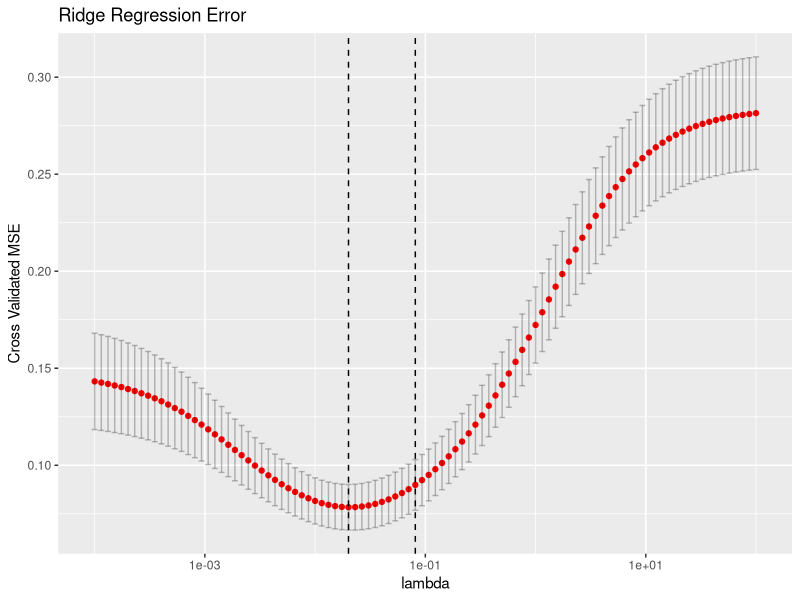
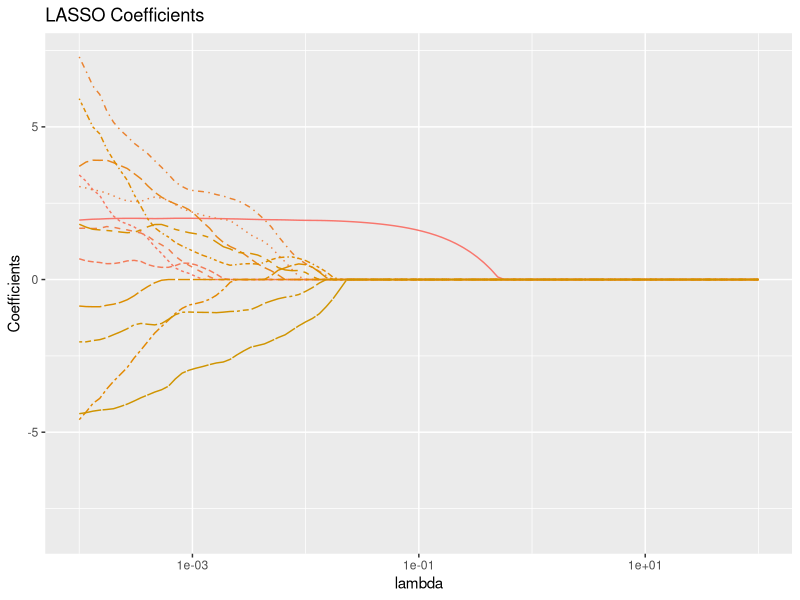
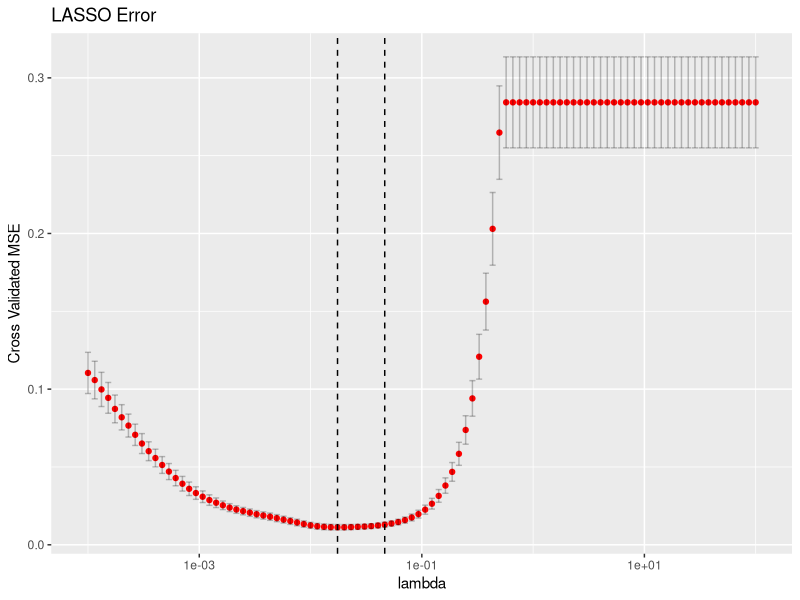

These figures' R source, in order:
## ---- chunk 1
library(tidyverse)
library(glmnet) # this ridge regression
## ---- chunk 2
set.seed(100)

# number of observations
n = 100
# total number of predictors
p = 100
# the x1 predictor and y
x1 <- runif(0,1,n=n)
y <- 1 + 2 * x1 + 0.1 * rnorm(n) #true model, \beta_0 = 1, \beta_1 = 2

# fill the other p-1 variables with Gaussian noise by
# first populating a matrix
x_rest <- matrix(0.01 * rnorm(n *(p-1)), n, p-1)
# then we name the columns using colnames and paste
colnames(x_rest) <- paste("x",2:p, sep="")
# now we glue the columns together into a single matrix
data.matrix <- cbind(x1, x_rest, y)

# this reinterprets the matrix as a data frame
data.df <- as_tibble(data.matrix)
## ---- chunk 3
X <- model.matrix(y~., data.df)[,-1] # -1 omits the first column, corresponding to the intercept
## ---- chunk 4
low = -4;
high = 2;
lambda.grid <- 10^seq(low, high,length = 100)
ridge.fit <- glmnet(X,y, alpha = 0, lambda = lambda.grid)
## ---- chunk 5
set.seed(200)
cv.ridge <- cv.glmnet(X,y,alpha=0,lambda = lambda.grid)
# visualize using ggplot2
cv.df <- tibble(lambda=cv.ridge$lambda, cvm=cv.ridge$cvm,
cvlo=cv.ridge$cvlo,cvup=cv.ridge$cvup)
cv.plt <- ggplot(cv.df) + geom_point(aes(x=lambda,y=cvm),color="red") +
geom_errorbar(aes(x=lambda, ymin=cvlo, ymax=cvup),alpha = .25) +
geom_vline(xintercept = cv.ridge$lambda.min,linetype = "dashed")+
geom_vline(xintercept = cv.ridge$lambda.1se,linetype = "dashed")+
ggtitle("Ridge Regression Error") +
ylab("Cross Validated MSE") +
scale_x_log10()
print(cv.plt)
## ---- chunk 6
cv.ridge$lambda.min
cv.ridge$lambda.1se
## ---- chunk 7
beta.minimal <- predict(ridge.fit,type="coefficients", s = cv.ridge$lambda.min)
beta.minimal[1:4]
## ---- chunk 8
# switch alpha = 1 fro LASSO
lasso.fit <- glmnet(X,y, alpha = 1, lambda = lambda.grid)
## ---- chunk 9
# extract coefficients
beta <-as.matrix(coef(lasso.fit))
beta.df <- as_tibble(beta)
beta.df$coef <- row.names(beta)
beta.df.long <- gather(beta.df,key=case,value,-coef)
beta.df.long$case <- as.integer(gsub("s", "", beta.df.long$case))
beta.df.long$lambda <-lasso.fit$lambda[beta.df.long$case+1]

# plot all coefficients
beta.plt <- ggplot(beta.df.long[beta.df.long$coef!="(Intercept)",], 
                   aes(x=lambda, y=value,color = coef,linetype = coef)) + 
  geom_line() + theme(legend.position="none") +
  scale_x_log10()  + ggtitle("LASSO Coefficients") + ylab("Coefficients")
print(beta.plt)
## ---- chunk 10
set.seed(200)
cv.lasso <- cv.glmnet(X,y,alpha=1,lambda = lambda.grid) # alpha = 1 for LASSO
# visualize using ggplot2
cv.df <- tibble(lambda=cv.lasso$lambda, cvm=cv.lasso$cvm,
cvlo=cv.lasso$cvlo,cvup=cv.lasso$cvup)
cv.plt <- ggplot(cv.df) + geom_point(aes(x=lambda,y=cvm),color="red") +
geom_errorbar(aes(x=lambda, ymin=cvlo, ymax=cvup),alpha = .25) +
geom_vline(xintercept = cv.lasso$lambda.min,linetype = "dashed")+
geom_vline(xintercept = cv.lasso$lambda.1se,linetype = "dashed")+
ggtitle("LASSO Error") +
ylab("Cross Validated MSE") +
scale_x_log10()
print(cv.plt)
## ---- chunk 11
cv.lasso$lambda.min
beta.minimal <- predict(lasso.fit,type="coefficients", s = cv.lasso$lambda.min)
beta.minimal[1:10]
nnzero(beta.minimal) # count number of nonzero beta's 
